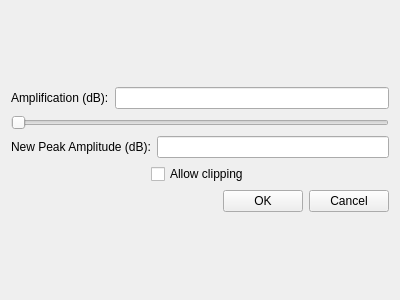
<?xml version="1.0" encoding="UTF-8"?>
<ui version="4.0">
 <class>AmplifyForm</class>
 <widget class="QWidget" name="AmplifyForm">
  <property name="geometry">
   <rect>
    <x>0</x>
    <y>0</y>
    <width>400</width>
    <height>300</height>
   </rect>
  </property>
  <property name="windowTitle">
   <string>Form</string>
  </property>
  <layout class="QVBoxLayout" name="verticalLayout_2">
   <item>
    <layout class="QVBoxLayout" name="verticalLayout">
     <item>
      <layout class="QHBoxLayout" name="horizontalLayout_5">
       <item>
        <widget class="QLabel" name="label">
         <property name="text">
          <string>Amplification (dB):</string>
         </property>
        </widget>
       </item>
       <item>
        <widget class="QLineEdit" name="lineEdit"/>
       </item>
      </layout>
     </item>
     <item>
      <layout class="QHBoxLayout" name="horizontalLayout_4">
       <item>
        <widget class="QSlider" name="horizontalSlider">
         <property name="orientation">
          <enum>Qt::Horizontal</enum>
         </property>
        </widget>
       </item>
      </layout>
     </item>
     <item>
      <layout class="QHBoxLayout" name="horizontalLayout_3">
       <item>
        <widget class="QLabel" name="label_2">
         <property name="text">
          <string>New Peak Amplitude (dB):</string>
         </property>
        </widget>
       </item>
       <item>
        <widget class="QLineEdit" name="lineEdit_2"/>
       </item>
      </layout>
     </item>
     <item>
      <layout class="QHBoxLayout" name="horizontalLayout_2">
       <item>
        <spacer name="horizontalSpacer">
         <property name="orientation">
          <enum>Qt::Horizontal</enum>
         </property>
         <property name="sizeHint" stdset="0">
          <size>
           <width>40</width>
           <height>20</height>
          </size>
         </property>
        </spacer>
       </item>
       <item>
        <widget class="QCheckBox" name="checkBox">
         <property name="text">
          <string>Allow clipping</string>
         </property>
        </widget>
       </item>
       <item>
        <spacer name="horizontalSpacer_2">
         <property name="orientation">
          <enum>Qt::Horizontal</enum>
         </property>
         <property name="sizeHint" stdset="0">
          <size>
           <width>40</width>
           <height>20</height>
          </size>
         </property>
        </spacer>
       </item>
      </layout>
     </item>
     <item>
      <layout class="QHBoxLayout" name="horizontalLayout">
       <item>
        <spacer name="horizontalSpacer_3">
         <property name="orientation">
          <enum>Qt::Horizontal</enum>
         </property>
         <property name="sizeHint" stdset="0">
          <size>
           <width>40</width>
           <height>20</height>
          </size>
         </property>
        </spacer>
       </item>
       <item>
        <widget class="QPushButton" name="pushButton">
         <property name="text">
          <string>OK</string>
         </property>
        </widget>
       </item>
       <item>
        <widget class="QPushButton" name="pushButton_2">
         <property name="text">
          <string>Cancel</string>
         </property>
        </widget>
       </item>
      </layout>
     </item>
    </layout>
   </item>
  </layout>
 </widget>
 <resources/>
 <connections/>
</ui>
